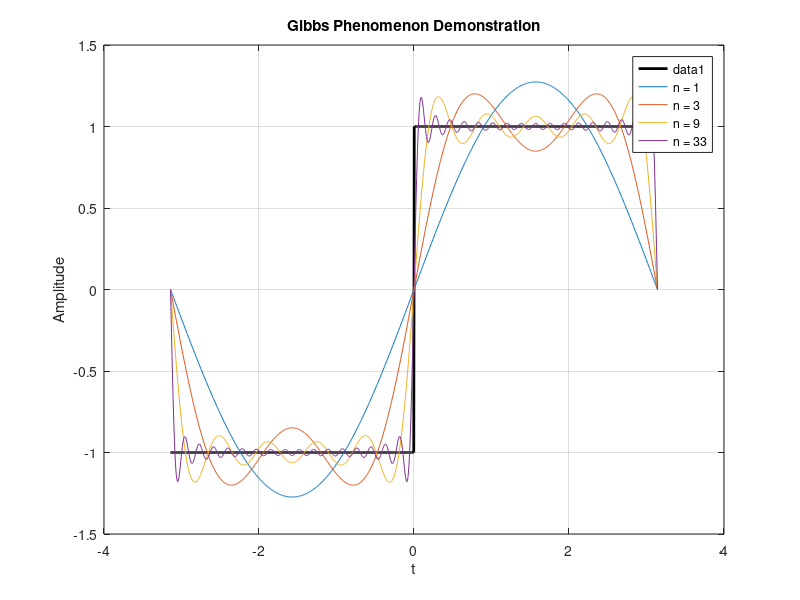

This figure's MATLAB source:
% MATLAB Code to Demonstrate Gibbs Phenomenon

% Define the parameters
t = linspace(-pi, pi, 1000); % Time variable
n_values = [1, 3, 9, 33]; % Different numbers of terms in the Fourier series

% Define the original square wave (target function)
sq_wave = sign(sin(t)); % Square wave

% Plot the original square wave
figure;
plot(t, sq_wave, 'k', 'LineWidth', 2); % Plot the square wave
hold on;

% Compute and plot Fourier series approximations for different n_values
for n = n_values
    approx = zeros(size(t)); % Initialize Fourier approximation to zero
    
    % Compute Fourier series approximation
    for k = 1:2:n % Odd harmonics only
        approx = approx + (4 / (pi * k)) * sin(k * t);
    end
    
    % Plot the approximation
    plot(t, approx, 'DisplayName', sprintf('n = %d', n));
end

% Annotate the plot
title('Gibbs Phenomenon Demonstration');
xlabel('t');
ylabel('Amplitude');
legend('show');
grid on;

% Display the result
hold off;